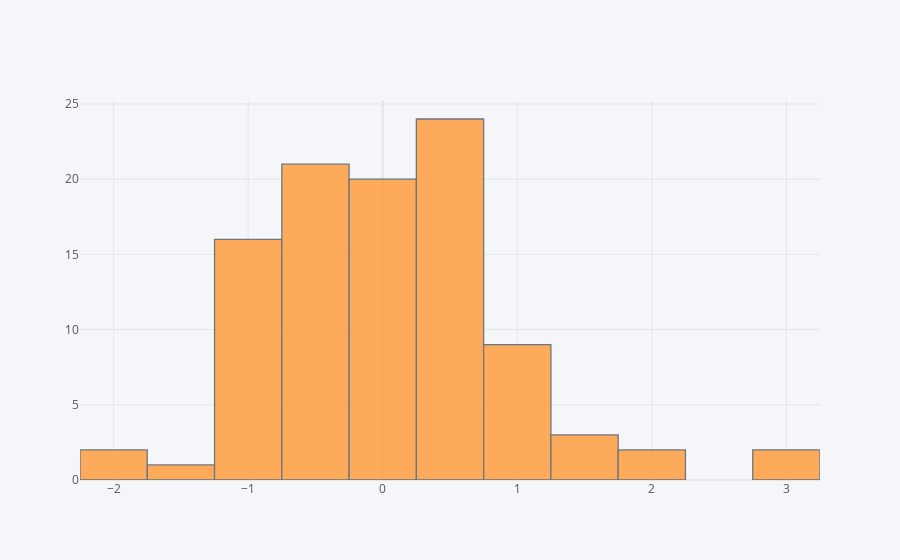

Notebook cell for this chart:
### Code cell
df['A'].iplot(kind='hist', bins=25)

### Figure 1 — Plotly figure (JSON) as saved in the notebook; plotly's stock layout.template omitted (floating-point values rounded to 4 significant figures)
{"data": [{"histfunc": "count", "histnorm": "", "marker": {"color": "rgba(255, 153, 51, 1.0)", "line": {"color": "#4D5663", "width": 1.3}}, "name": "A", "nbinsx": 25, "opacity": 0.8, "orientation": "v", "type": "histogram", "x": [0.6531, 0.3269, -0.8232, 1.351, 0.5237, 0.2142, -0.9056, 0.2723, -0.4707, 1.052, 0.3493, 1.982, 0.02614, -0.236, -0.9636, 0.3744, -0.9297, 0.484, -0.3905, -0.1984, -0.9269, -0.3402, 0.4533, -0.07123, -1.011, -0.9649, 0.8071, 0.3896, -0.6038, 1.178, -0.2861, -0.5326, -0.3091, -0.2702, 0.1578, -1.155, 0.9402, 0.4088, -1.604, 0.4271, -1.028, 0.2911, 0.03745, -0.3779, 0.9657, -0.3701, 3.001, 0.6385, 0.4255, -0.1597, -0.788, -0.4392, 0.06676, 0.288, -0.3376, -0.907, 0.6573, 0.1914, 0.1416, 1.516, 1.891, 0.2954, 0.6114, -0.4976, -0.01569, -1.043, 0.4599, -1.238, -0.5009, 0.4195, 1.354, 0.563, 0.7036, 1.031, 0.05827, 0.9259, -0.3742, 0.01492, -0.2483, 0.12, -0.5363, -2.137, -0.301, 0.9118, -0.1242, 2.801, 0.6199, -0.1378, -0.6221, -0.4901, -1.935, 0.5889, -0.3818, -1.116, -0.8606, -0.3549, -0.8818, -0.195, 1.082, -0.2456]}], "layout": {"barmode": "overlay", "legend": {"bgcolor": "#F5F6F9", "font": {"color": "#4D5663"}}, "paper_bgcolor": "#F5F6F9", "plot_bgcolor": "#F5F6F9", "title": {"font": {"color": "#4D5663"}}, "xaxis": {"gridcolor": "#E1E5ED", "showgrid": true, "tickfont": {"color": "#4D5663"}, "title": {"font": {"color": "#4D5663"}, "text": ""}, "zerolinecolor": "#E1E5ED"}, "yaxis": {"gridcolor": "#E1E5ED", "showgrid": true, "tickfont": {"color": "#4D5663"}, "title": {"font": {"color": "#4D5663"}, "text": ""}, "zerolinecolor": "#E1E5ED"}}}
